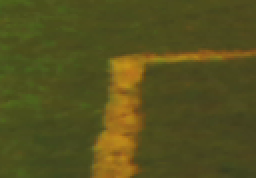
//> input picture img1.png, 128 x 89 px (shown 2 times larger)
$ ./bannnannne img1.png   (built with g++ and OpenCV 4)
//> lines starting //> are read from the running program, lines starting //| are printed output that depends on the picture
#include "opencv2/highgui/highgui.hpp"
#include "opencv2/imgproc/imgproc.hpp"
#include <iostream>
#include <stdio.h>
#include <stdlib.h>

using namespace cv;
using namespace std;

int low_h;
int low_s;
int low_v;
int const max_low_h = 360;
int const max_low_s = 360;
int const max_low_v = 360;
int hight_h;
int hight_s;
int hight_v;
int const min_hight_h = 360;
int const min_hight_s = 360;
int const min_hight_v = 360;

const char* window_name = "have fun";

Mat src, HSV;;

//http://colorizer.org/


void banane_demo( int, void* )
{
  Scalar hsv_upper_l(low_h,low_s,low_v); //30,90,30
  Scalar hsv_upper_h(hight_h,hight_s,hight_v);  //100,180,200
  Mat green_hue_upper;
  inRange(HSV, hsv_upper_l, hsv_upper_h, green_hue_upper);

  Mat whole_green_hue = green_hue_upper;

  imshow("outpute", whole_green_hue);
}

void usage (const char *s)
{
  std::cerr<<"Usage: "<<s<<" imsname1 \n"<<std::endl;
  exit(EXIT_FAILURE);
}

#define param 1

int main(int argc, char** argv)
{
    //char* window_name ="hellothere";
    if(argc != (param+1))
      usage(argv[0]);

    src = imread(argv[1], CV_LOAD_IMAGE_COLOR);  //ou 0
//> src is the input picture: 89 rows x 128 cols, CV_8UC3; mean B, G, R 29.6, 80.2, 84
    // Create a new matrix to hold the HSV image
    //Mat HSV;

    // convert RGB image to HSV
    cvtColor(src, HSV, CV_BGR2HSV);
//> HSV: 89 rows x 128 cols, CV_8UC3; mean H, S, V 29.5, 162.6, 86.4
    vector<Mat> hsv_planes;
    split(HSV, hsv_planes);
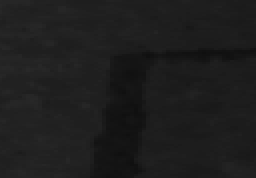
//> hsv_planes[0]: 89 rows x 128 cols, CV_8UC1 (shown 2 times larger); min 15, max 40, mean 29.5
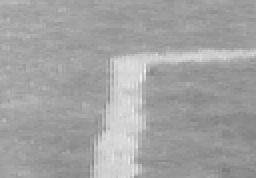
//> hsv_planes[1]: 89 rows x 128 cols, CV_8UC1 (shown 2 times larger); min 119, max 240, mean 162.6
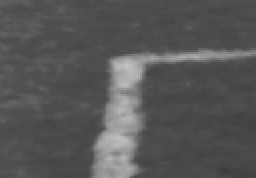
//> hsv_planes[2]: 89 rows x 128 cols, CV_8UC1 (shown 2 times larger); min 59, max 194, mean 86.4
    Mat h = hsv_planes[0]; // H channel
    Mat s = hsv_planes[1]; // S channel
    Mat v = hsv_planes[2]; // V channel

// [21 lines of commented-out code are left out]
    namedWindow( window_name, CV_WINDOW_AUTOSIZE );
    /// Create a Trackbars for user to enter thresholds
    createTrackbar( "H_min", window_name, &low_h, max_low_h, banane_demo );
    createTrackbar( "H_max", window_name, &hight_h, min_hight_h, banane_demo );

    createTrackbar( "S_min", window_name, &low_s, max_low_s, banane_demo );
    createTrackbar( "S_max", window_name, &hight_s, min_hight_s, banane_demo );

    createTrackbar( "V_min", window_name, &low_v, max_low_v, banane_demo );
    createTrackbar( "V_max", window_name, &hight_v, min_hight_v, banane_demo );

    banane_demo(0,0);
//> in banane_demo, `inRange(HSV, hsv_upper_l, hsv_upper_h, green_hue_upper);`: green_hue_upper: 89 rows x 128 cols, CV_8UC1; every value is 0

// [19 lines of commented-out code are left out]

    waitKey(0);
    return 0;
}

$ run again, on img3.png
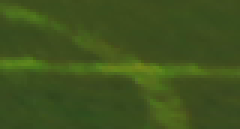
//> input picture img3.png, 80 x 43 px (shown 3 times larger)
//> src is the input picture: 43 rows x 80 cols, CV_8UC3; mean B, G, R 29.8, 82.6, 63.2
//> HSV: 43 rows x 80 cols, CV_8UC3; mean H, S, V 41.1, 161.2, 82.6
//> `split(HSV, hsv_planes);`:
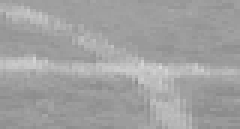
//> hsv_planes[1]: 43 rows x 80 cols, CV_8UC1 (shown 3 times larger); min 138, max 217, mean 161.2
//> `split(HSV, hsv_planes);`:
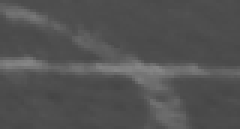
//> hsv_planes[2]: 43 rows x 80 cols, CV_8UC1 (shown 3 times larger); min 68, max 134, mean 82.6
//> green_hue_upper: 43 rows x 80 cols, CV_8UC1; every value is 0

$ run again, on img4.png
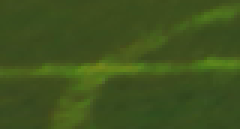
//> input picture img4.png, 80 x 43 px (shown 3 times larger)
//> src is the input picture: 43 rows x 80 cols, CV_8UC3; mean B, G, R 29.8, 82.6, 63.2
//> HSV: 43 rows x 80 cols, CV_8UC3; mean H, S, V 41.1, 161.2, 82.6
//> `split(HSV, hsv_planes);`:
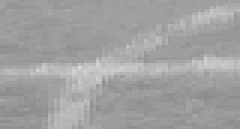
//> hsv_planes[1]: 43 rows x 80 cols, CV_8UC1 (shown 3 times larger); min 138, max 217, mean 161.2
//> `split(HSV, hsv_planes);`:
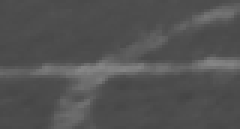
//> hsv_planes[2]: 43 rows x 80 cols, CV_8UC1 (shown 3 times larger); min 68, max 134, mean 82.6
//> green_hue_upper: 43 rows x 80 cols, CV_8UC1; every value is 0

$ run again, on img5.png
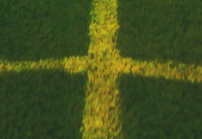
//> input picture img5.png, 202 x 139 px
//> src is the input picture: 139 rows x 202 cols, CV_8UC3; mean B, G, R 30.2, 80.3, 66.9
//> HSV: 139 rows x 202 cols, CV_8UC3; mean H, S, V 42.3, 150.9, 82.2
//> `split(HSV, hsv_planes);`:
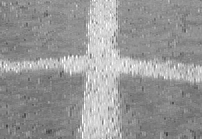
//> hsv_planes[1]: 139 rows x 202 cols, CV_8UC1; min 59, max 255, mean 150.9
//> `split(HSV, hsv_planes);`:
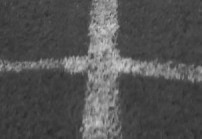
//> hsv_planes[2]: 139 rows x 202 cols, CV_8UC1; min 42, max 203, mean 82.2
//> green_hue_upper: 139 rows x 202 cols, CV_8UC1; every value is 0
